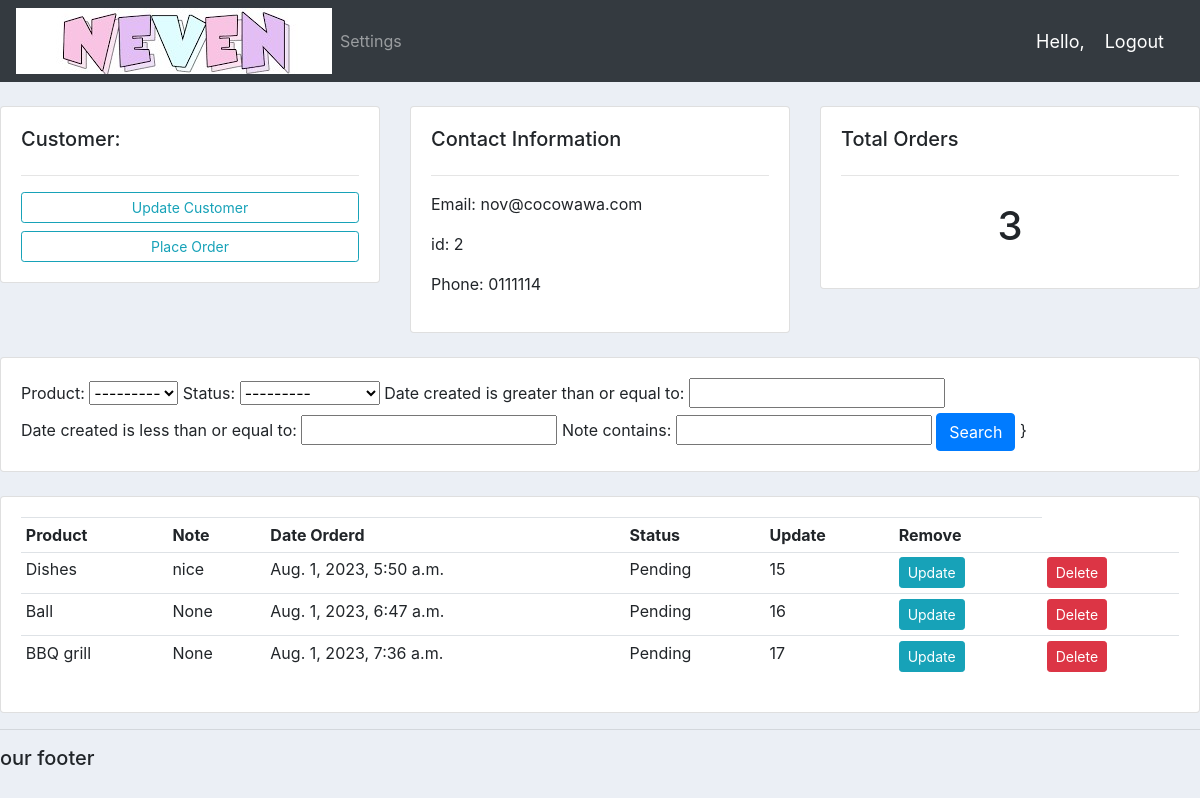
Page /customers/2/ on the committed database.
### accounts/models.py (models this page shows, shortened)
class Customer(models.Model):
	user=models.OneToOneField(User,null=True,blank=True,on_delete=models.CASCADE)
	name=models.CharField(max_length=200,null=True)
	phone=models.CharField(max_length=200,null=True)
	profile_pic=models.ImageField(default="p1.png",null=True,blank=True)
	email=models.CharField(max_length=200,null=True)
	date_created=models.DateTimeField(auto_now_add=True,null=True)

class Order(models.Model):
	STATUS=(
			('Pending','Pending'),
		  	('Out for delivery','Out for delivery'),
		  	('Delivered','Delivered'),
		)
	customer=models.ForeignKey(Customer,null=True,on_delete=models.SET_NULL)
	product=models.ForeignKey(Product,null=True,on_delete=models.SET_NULL)
	date_created=models.DateTimeField(auto_now_add=True,null=True)
	status=models.CharField(max_length=200,null=True,choices=STATUS)
	note=models.CharField(max_length=1000,null=True)

class Product(models.Model):
	CATEGORY=(
		  ('Indoor','Indoor'),
		  ('Out door','Out door'),
		)
	name=models.CharField(max_length=200,null=True)
	price=models.FloatField(null=True)
	category=models.CharField(max_length=200,null=True,choices=CATEGORY)
	description=models.CharField(max_length=200,null=True,blank=True)
	date_created=models.DateTimeField(auto_now_add=True,null=True)
	tag=models.ManyToManyField(Tag)
	def __str__(self):
		return self.name

### accounts/views.py (the view)
# urls.py: path('customers/<str:pk>/', views.Customers,name='Customers'),
def Customers(req,pk):
	customer=Customer.objects.get(id=pk)
	print('cust pk is',pk)
	orders=customer.order_set.all()
	orders_count=orders.count()
	myFilter=OrderFilter(req.GET,queryset=orders)
	orders=myFilter.qs
	context={'customer':customer,'orders':orders,'orders_count':orders_count,'myFilter':myFilter}
	return render(req,'accounts/customer.html',context)

### accounts/templates/accounts/customer.html (shortened to what this page needs)
{% extends 'accounts/main.html' %}
{% block content %}
  <br>
    <div class="row">
        <div class="col-md">
            <div class="card card-body">
                <h5>Customer:</h5>
                <hr>
                <a class="btn btn-outline-info btn-sm btn-block" href="">Update Customer</a>
                <a class="btn btn-outline-info btn-sm btn-block" href="{% url 'craeat-order' customer.id %}">Place Order</a>
            </div>
        </div>
	   <div class="col-md">
	        <div class="card card-body">
	            <h5>Contact Information</h5>
	            <hr>
	            <p>Email: {{customer.email}}</p>
	            <p>id:    {{customer.id}}</p>
	            <p>Phone: {{customer.phone}} </p>
	        </div>
	    </div>
	    <div class="col-md">
	        <div class="card card-body">
	            <h5>Total Orders </h5>
	            <hr>
	            <h1 style="text-align: center; padding: 10px">{{orders_count}}</h1>
	        </div>
	    </div>
</div>
<br>
    <div class="row">
        <div class="col">
            <div class="card card-body">
                <form method="get">
                	{{myFilter.form}}
                    <button class="btn btn-primary" type="submit">Search</button>
                	}
                </form>
            </div>
        </div>
   </div>
<br>
    <div class="row">
        <div class="col-md">
            <div class="card card-body">
                <table class="table table-sm">
                    <tr>
						<th>Product</th>
						<th>Note</th>
						<th>Date Orderd</th>
						<th>Status</th>
						<th>Update</th>
						<th>Remove</th>
					</tr>
					{% for i in orders %}
					<tr>
						<td>{{i.product}}</td>
						<td>{{i.note}}</td>
						<td>{{i.date_created}}</td>
						<td>{{i.status}}</td>
						<td>{{i.id}}</td>
						<td><a class="btn btn-sm btn-info" href="{% url 'Update_Order' i.id %}">Update</a></td>
						<td><a class="btn btn-sm btn-danger" href="{% url 'Delete_Order' i.id %}">Delete</a></td>
					</tr>
					{% endfor %}
				</table>
			</div>
	    </div>
	</div>
{% endblock %}

### accounts/templates/accounts/main.html (shortened to what this page needs)
{% load static %}
<!DOCTYPE html>
<html>
<head>
	<link rel="stylesheet" href="https://stackpath.bootstrapcdn.com/bootstrap/4.3.1/css/bootstrap.min.css">
	<link rel="stylesheet" type="text/css" href="{% static '/css/main.css' %}">
</head>
<body>
	{% include 'accounts/Navbare.html' %}
	{% block content %}
	{% endblock %}
	<hr>
	<h5> our footer </h5>
</body>
</html>

### accounts/templates/accounts/Navbare.html (shortened to what this page needs)
{% load static %}
 <nav class="navbar navbar-expand-lg navbar-dark bg-dark">
  <img src="{% static 'images/nev.jpg' %}">
  <div class="collapse navbar-collapse" id="navbarNav">
    <ul class="navbar-nav">
      {% if request.user.is_staff %}
      <li class="nav-item active">
        <a class="nav-link" href="{% url 'Home' %}">Dashboard </a>
      </li>
      <li class="nav-item">
        <a class="nav-link" href="{% url 'Products' %}">Products</a>
      </li>
      {% else %}
      <li class="nav-item">
        <a class="nav-link" href="{% url 'account_settings' %}">Settings</a>
      </li>
      {% endif %}
    </ul>
  </div>
  <span class ="hello-msg"> Hello,{{request.user.customer.name}}</span>
  <span><a class ="hello-msg" href="{% url 'logout' %}">Logout</a></span>
</nav>

### static/css/main.css (style rules this page uses)
body { background-color: #ebeff5; }

### accounts/templates/accounts/Navbare.html (style rules this page uses)
.hello-msg { font-size:18px; color: #fff; margin-right:20px; }

### rows in the picture
Customer: email "nov@cocowawa.com", id "2", phone "0111114"
Order: product "Dishes", note "nice", date_created "Aug. 1, 2023, 5:50 a.m.", status "Pending", id "15"
Order: product "Ball", note "None", date_created "Aug. 1, 2023, 6:47 a.m.", status "Pending", id "16"
Order: product "BBQ grill", note "None", date_created "Aug. 1, 2023, 7:36 a.m.", status "Pending", id "17"

### other values in the picture
{{ orders_count }} "3"
